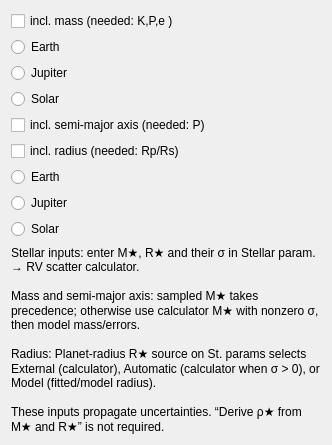
<?xml version="1.0" encoding="UTF-8"?>
<ui version="4.0">
 <class>CornerplotStellarOptions</class>
 <widget class="QWidget" name="CornerplotStellarOptions">
  <layout class="QVBoxLayout" name="verticalLayout">
   <item>
    <widget class="QCheckBox" name="mass_check">
     <property name="text">
      <string>incl. mass (needed: K,P,e )</string>
     </property>
     <property name="toolTip">
      <string>Stellar mass: uses sampled M★ when available. Otherwise, enter M★ and σ in Stellar param. → RV scatter calculator. A nonzero calculator σ enables external propagation; otherwise the model mass and its errors are used. This also applies to semi-major axes.</string>
     </property>
    </widget>
   </item>
   <item>
    <widget class="QRadioButton" name="radio_mp_Me">
     <property name="text">
      <string>Earth</string>
     </property>
    </widget>
   </item>
   <item>
    <widget class="QRadioButton" name="radio_mp_Mj">
     <property name="text">
      <string>Jupiter</string>
     </property>
    </widget>
   </item>
   <item>
    <widget class="QRadioButton" name="radio_mp_So">
     <property name="text">
      <string>Solar</string>
     </property>
    </widget>
   </item>
   <item>
    <widget class="QCheckBox" name="semi_check">
     <property name="text">
      <string>incl. semi-major axis (needed: P)</string>
     </property>
     <property name="toolTip">
      <string>Stellar mass: uses sampled M★ when available. Otherwise, enter M★ and σ in Stellar param. → RV scatter calculator. A nonzero calculator σ enables external propagation; otherwise the model mass and its errors are used. This also applies to semi-major axes.</string>
     </property>
    </widget>
   </item>
   <item>
    <widget class="QCheckBox" name="radi_check">
     <property name="text">
      <string>incl. radius (needed: Rp/Rs)</string>
     </property>
     <property name="toolTip">
      <string>Stellar radius: enter R★ and σ in Stellar param. → RV scatter calculator. The Planet-radius R★ source selector on St. params controls propagation: External always uses these inputs; Automatic uses them when σ is nonzero; Model uses the fitted/model radius.</string>
     </property>
    </widget>
   </item>
   <item>
    <widget class="QRadioButton" name="radio_Rp_Me">
     <property name="text">
      <string>Earth</string>
     </property>
    </widget>
   </item>
   <item>
    <widget class="QRadioButton" name="radio_Rp_Mj">
     <property name="text">
      <string>Jupiter</string>
     </property>
    </widget>
   </item>
   <item>
    <widget class="QRadioButton" name="radio_Rp_So">
     <property name="text">
      <string>Solar</string>
     </property>
    </widget>
   </item>
   <item>
    <widget class="QLabel" name="stellar_inputs_note">
     <property name="text">
      <string>Stellar inputs: enter M★, R★ and their σ in Stellar param. → RV scatter calculator.

Mass and semi-major axis: sampled M★ takes precedence; otherwise use calculator M★ with nonzero σ, then model mass/errors.

Radius: Planet-radius R★ source on St. params selects External (calculator), Automatic (calculator when σ &gt; 0), or Model (fitted/model radius).

These inputs propagate uncertainties. “Derive ρ★ from M★ and R★” is not required.</string>
     </property>
     <property name="wordWrap">
      <bool>true</bool>
     </property>
     <property name="minimumSize">
      <size>
       <width>310</width>
       <height>155</height>
      </size>
     </property>
     <property name="maximumSize">
      <size>
       <width>900</width>
       <height>16777215</height>
      </size>
     </property>
    </widget>
   </item>
  </layout>
 </widget>
 <resources />
 <connections />
</ui>
